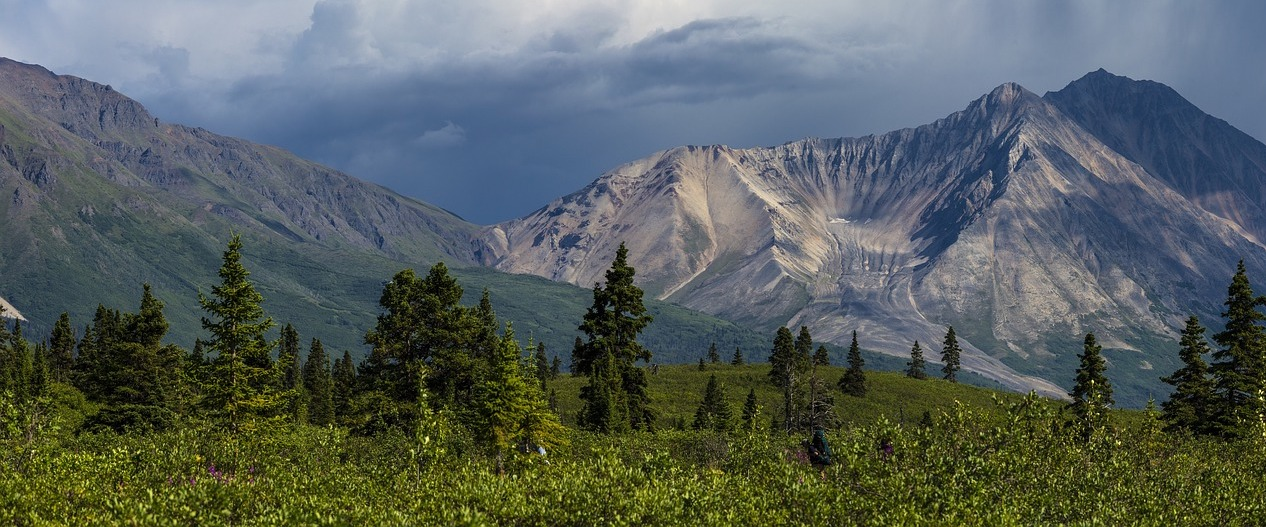
#> input picture CVIP Project 2/project2/left.jpg, 1266 x 527 px
$ python task1.py
#> lines starting #> are read from the running program, lines starting #| are printed output that depends on the picture; after the words box and inside, x2 and y2 are one past the last pixel; in counts of white or black regions, pixels touching at a corner belong together
"""
Image Stitching Problem
(Due date: Nov. 9, 11:59 P.M., 2020)
The goal of this task is to stitch two images of overlap into one image.
To this end, you need to find feature points of interest in one image, and then find
the corresponding ones in another image. After this, you can simply stitch the two images
by aligning the matched feature points.
For simplicity, the input two images are only clipped along the horizontal direction, which
means you only need to find the corresponding features in the same rows to achieve image stiching.

Do NOT modify the code provided to you.
You are allowed use APIs provided by numpy and opencv, except “cv2.findHomography()” and
APIs that have “stitch”, “Stitch”, “match” or “Match” in their names, e.g., “cv2.BFMatcher()” and
“cv2.Stitcher.create()”.
"""
import cv2
import numpy as np
import random

def solution(left_img, right_img):
    """
    :param left_img:
    :param right_img:
    :return: you need to return the result image which is stitched by left_img and right_img
    """
    img1 = cv2.cvtColor(left_img, cv2.COLOR_BGR2GRAY)
    img2 = cv2.cvtColor(right_img, cv2.COLOR_BGR2GRAY)
    h1,w1,d1 = left_img.shape
    h2,w2,d2 = right_img.shape

    sift = cv2.SIFT_create()
    kp1, desc1 = sift.detectAndCompute(left_img, None)
    kp2, desc2 = sift.detectAndCompute(right_img, None)
    matches = []
    for i, desc in enumerate(desc1):
        dif = np.sum(((desc2-desc)**2), axis = 1)
        bestInds = dif.argsort()[:2]
        match = (i, bestInds[0], dif[bestInds[0]] / dif[bestInds[1]])
        matches.append(match)

    src = np.float32([kp1[m[0]].pt for m in matches]).reshape(-1,1,2)
    dst = np.float32([kp2[m[1]].pt for m in matches]).reshape(-1,1,2)

    M, mask = cv2.findHomography(src, dst, cv2.RANSAC, 5.0)
    h1,w1 = img1.shape
    h2,w2 = img2.shape
    pts = np.float32([ [0,0],[0,h1-1],[w1-1,h1-1],[w1-1,0] ]).reshape(-1,1,2)
    dst = cv2.perspectiveTransform(pts,M)
    img2 = cv2.polylines(img2, [np.int32(dst)], True, 255,3, cv2.LINE_AA)

    dst = cv2.warpPerspective(right_img, M, (w2+w1, h2))
    cv2.imshow('i', dst)
    return dst

left_img = cv2.imread('left.jpg')
#> left_img is the input picture: shape (527, 1266, 3); mean B, G, R 93.8, 96.7, 87.5
right_img = cv2.imread('right.jpg')
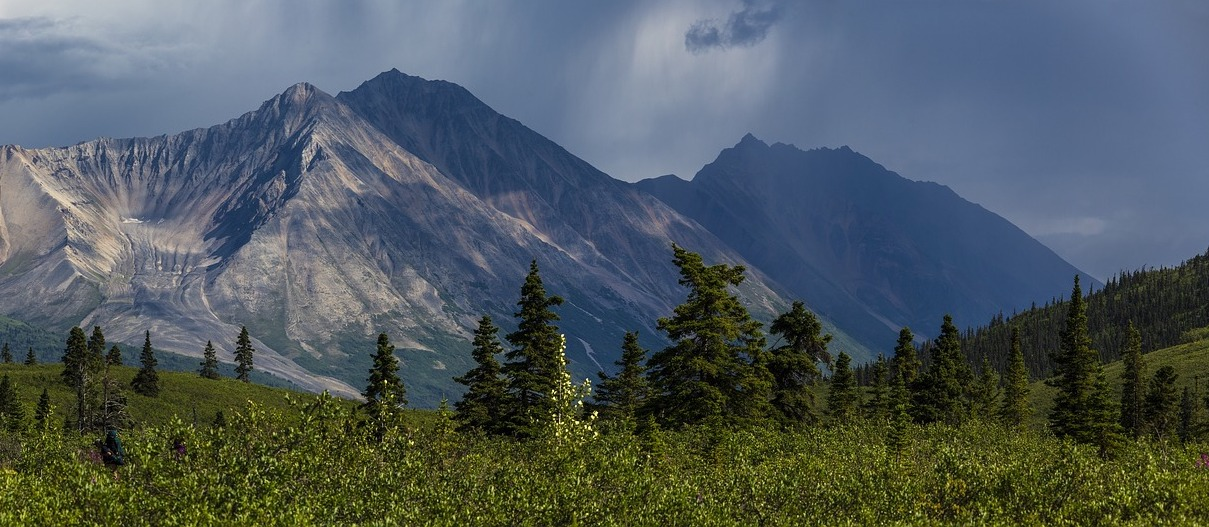
#> input picture CVIP Project 2/project2/right.jpg, 1209 x 527 px
#> right_img is the input picture: shape (527, 1209, 3); mean B, G, R 93.3, 89.9, 79.3
solution(left_img, right_img)
#> in solution, `img1 = cv2.cvtColor(left_img, cv2.COLOR_BGR2GRAY)`:
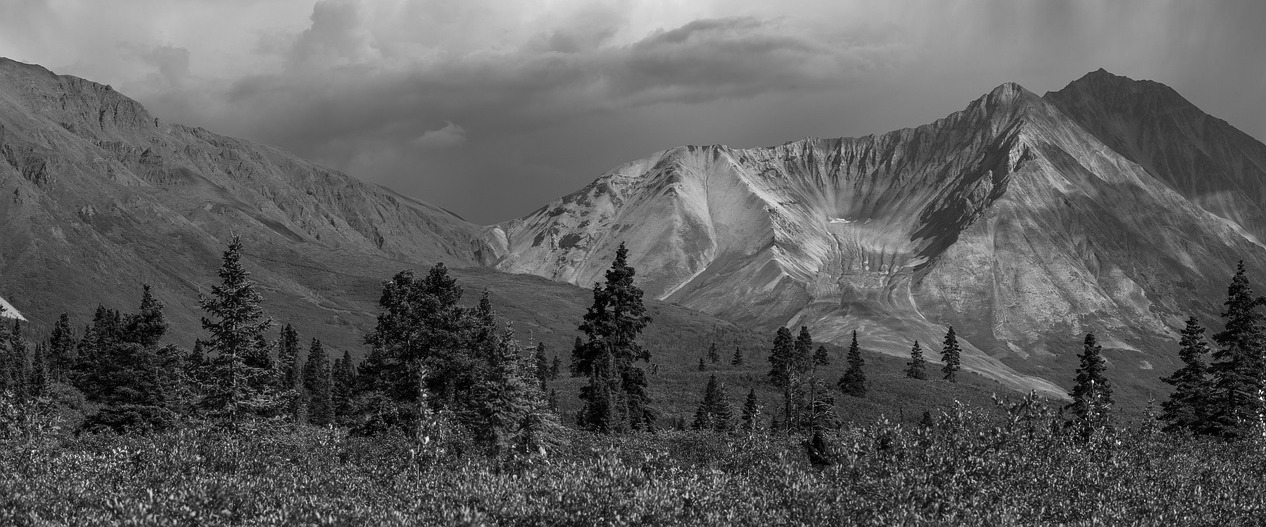
#> img1: shape (527, 1266); min 0, max 251, mean 93.6
#> in solution, `img2 = cv2.cvtColor(right_img, cv2.COLOR_BGR2GRAY)`:
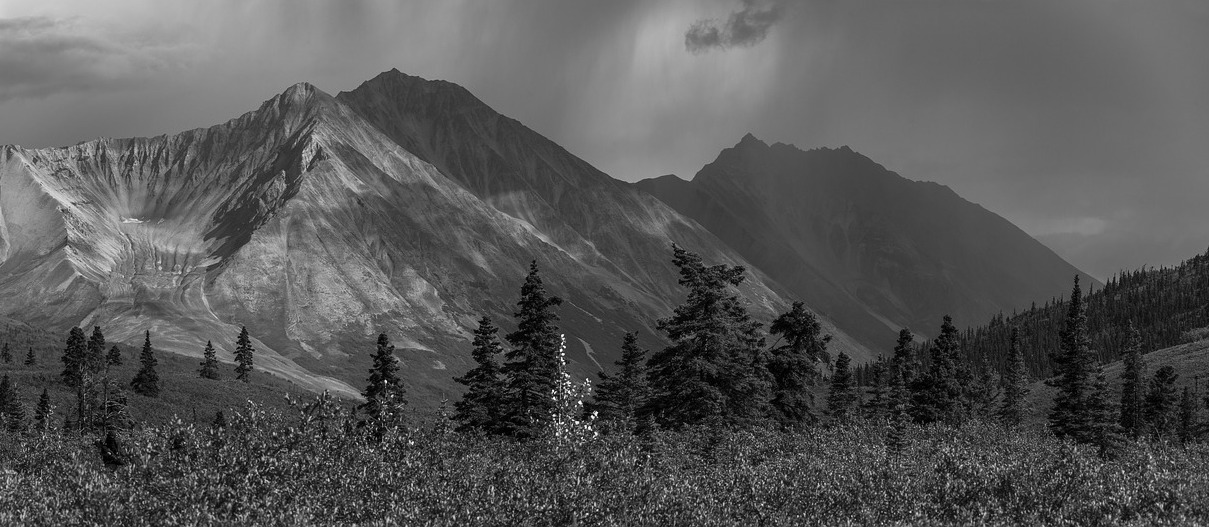
#> img2: shape (527, 1209); min 0, max 253, mean 87.2
#> in solution, `kp1, desc1 = sift.detectAndCompute(left_img, None)`: kp1 = 4625 keypoints; strongest (x, y, size): (1261, 415, 1.8), (427, 439, 2.7), (424, 395, 2.2), (514, 476, 2.5)
#> in solution, `kp2, desc2 = sift.detectAndCompute(right_img, None)`: kp2 = 3702 keypoints; strongest (x, y, size): (386, 381, 1.8), (561, 350, 1.8), (563, 354, 1.8), (554, 415, 1.8)
#> the loop in solution, `for i, desc in enumerate(desc1):` made 4625 passes
#> (bestInds, match) on passes 1 to 3: ([776, 1340], (0, 776, 0.952)), ([2494, 2503], (1, 2494, 0.928)), ([2495, 3484], (2, 2495, 1))
#> after the loop in solution, `for i, desc in enumerate(desc1):`: matches = 4625 items, first 6: (0, 776, 0.952), (1, 2494, 0.928), (2, 2495, 1), (3, 1939, 0.974), (4, 404, 0.98), (5, 1675, 0.935)
#> in solution, `M, mask = cv2.findHomography(src, dst, cv2.RANSAC, 5.0)`: M = [[1, -4.56e-05, -706.8], [-0.000124, 1, 0.127], [-1.33e-07, -2.15e-08, 1]]; mask = 4625 values, max 1 at index 2580, min 0 at index 0, mean 0.339
#> in solution, `dst = cv2.perspectiveTransform(pts,M)`: dst = [[-706.8, 0.127], [-706.9, 526.1], [558, 526], [558, -0.0303]]
#> in solution, `img2 = cv2.polylines(img2, [np.int32(dst)], True, 255,3, cv2.LINE_AA)`:
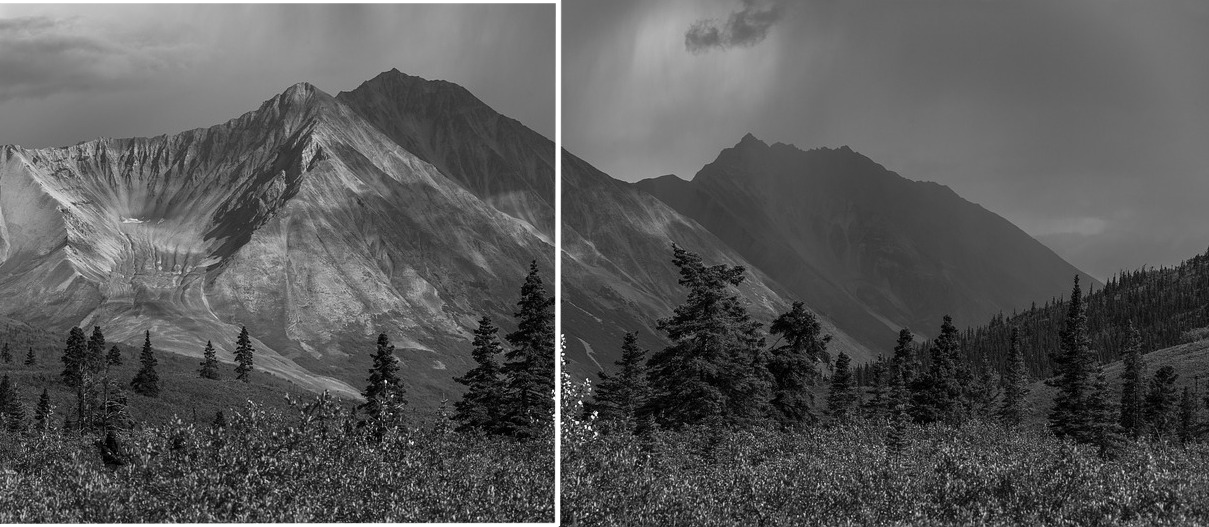
#> img2: shape (527, 1209); 1.32% of pixels changed, all inside (x1, y1, x2, y2) = (0, 0, 562, 527)
#> in solution, `dst = cv2.warpPerspective(right_img, M, (w2+w1, h2))`:
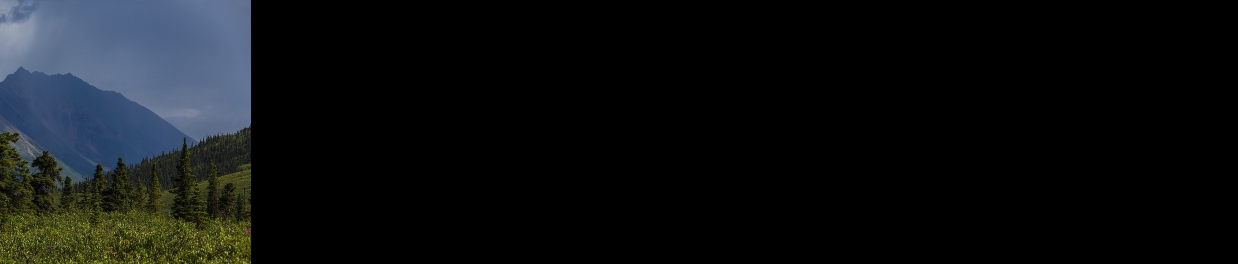
#> dst: shape (527, 2475, 3) (shown at 1/2 size); mean B, G, R 17.9, 16.6, 14.1


if __name__ == "__main__":
    left_img = cv2.imread('left.jpg')
    right_img = cv2.imread('right.jpg')
    result_image = solution(left_img, right_img)
#> the loop in solution (call 2), `for i, desc in enumerate(desc1):` made 4625 passes
    cv2.imwrite('results/task1_result.jpg',result_image)
